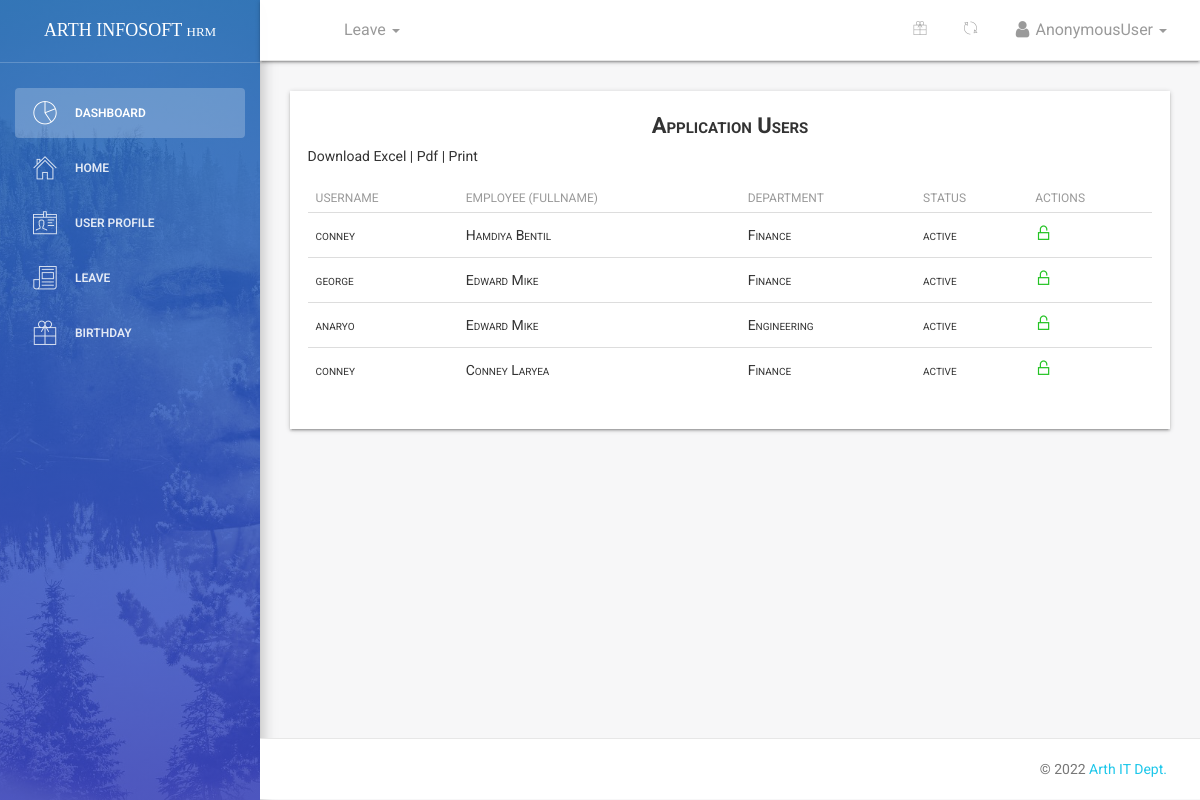
Screenshot of /accounts/users/all with the database file from the repository.
### employee/models.py (models this page shows, shortened)
class Employee(models.Model):
    MALE = 'male'
    FEMALE = 'female'
    OTHER = 'other'
    NOT_KNOWN = 'Not Known'
    GENDER = (
    (MALE,'Male'),
    (FEMALE,'Female'),
    (OTHER,'Other'),
    (NOT_KNOWN,'Not Known'),
    )
    MR = 'Mr'
    MRS = 'Mrs'
    MSS = 'Mss'
    DR = 'Dr'
    SIR = 'Sir'
    MADAM = 'Madam'
    TITLE = (
    (MR,'Mr'),
    (MRS,'Mrs'),
    (MSS,'Mss'),
    (DR,'Dr'),
    (SIR,'Sir'),
    (MADAM,'Madam'),
    )
    FULL_TIME = 'Full-Time'
    PART_TIME = 'Part-Time'
    CONTRACT = 'Contract'
    INTERN = 'Intern'
    EMPLOYEETYPE = (
    (FULL_TIME,'Full-Time'),
    (PART_TIME,'Part-Time'),
    (CONTRACT,'Contract'),
    (INTERN,'Intern'),
    )
    OLEVEL = 'O-LEVEL'
    SENIORHIGH = 'Senior High'
    JUNIORHIGH = 'Junior High'
    TERTIARY = 'Tertiary'
    PRIMARY = 'Primary Level'
    OTHER = 'Other'
    EDUCATIONAL_LEVEL = (
    (SENIORHIGH,'Senior High School'),
    (JUNIORHIGH,'Junior High School'),
    (PRIMARY,'Primary School'),
    (TERTIARY,'Tertiary/University/Polytechnic'),
    (OLEVEL,'OLevel'),
    (OTHER,'Other'),
    )
    user = models.ForeignKey(User,on_delete=models.CASCADE,default=1)
    title = models.CharField(('Title'),max_length=80,default=MR,choices=TITLE,blank=False,null=True)
    image = models.FileField(('Profile Image'),upload_to='profiles',default='default.png',blank=True,null=True,help_text='upload image size less than 2.0MB')#work on path username-date/image
    firstname = models.CharField(('Firstname'),max_length=125,null=False,blank=False)
    lastname = models.CharField(('Lastname'),max_length=125,null=False,blank=False)
    othername = models.CharField(('Othername (optional)'),max_length=125,null=True,blank=True)
    sex = models.CharField(('Gender'),max_length=100,default=MALE,choices=GENDER,blank=False)
    email = models.CharField(('Email (optional)'),max_length=255,default=None,blank=True,null=True)
    bio = models.CharField(('Bio'),help_text='your biography,tell me something about yourself eg. i love working ...',max_length=255,default='',null=True,blank=True)
    birthday = models.DateField(('Birthday'),blank=False,null=False)
    hometown = models.CharField(('Hometown'),max_length=125,null=True,blank=True)
    residence = models.CharField(('Current Residence'),max_length=125,null=False,blank=False)
    address = models.CharField(('Address'),help_text='address of current residence',max_length=125,null=True,blank=True)
    education = models.CharField(('Education'),help_text='highest educational standard ie. your last level of schooling',max_length=20,default=SENIORHIGH,choices=EDUCATIONAL_LEVEL,blank=False,null=True)
    lastwork = models.CharField(('Last Place of Work'),help_text='where was the last place you worked ?',max_length=125,null=True,blank=True)
    position = models.CharField(('Position Held'),help_text='what position where you in your last place of work ?',max_length=255,null=True,blank=True)
    department =  models.ForeignKey(Department,verbose_name =('Department'),on_delete=models.SET_NULL,null=True,default=None)
    role =  models.ForeignKey(Role,verbose_name =('Role'),on_delete=models.SET_NULL,null=True,default=None)
    startdate = models.DateField(('Employement Date'),help_text='date of employement',blank=False,null=True)
    employeetype = models.CharField(('Employee Type'),max_length=15,default=FULL_TIME,choices=EMPLOYEETYPE,blank=False,null=True)
    employeeid = models.CharField(('Employee ID Number'),max_length=10,null=True,blank=True)
    dateissued = models.DateField(('Date Issued'),help_text='date staff id was issued',blank=False,null=True)
    is_blocked = models.BooleanField(('Is Blocked'),help_text='button to toggle employee block and unblock',default=False)
    is_deleted = models.BooleanField(('Is Deleted'),help_text='button to toggle employee deleted and undelete',default=False)
    created = models.DateTimeField(verbose_name=('Created'),auto_now_add=True,null=True)
    updated = models.DateTimeField(verbose_name=('Updated'),auto_now=True,null=True)
    objects = EmployeeManager()
    class Meta:
        verbose_name = ('Employee')
        verbose_name_plural = ('Employees')
        ordering = ['-created']
    @property
    def get_full_name(self):
        fullname = ''
        firstname = self.firstname
        lastname = self.lastname
        othername = self.othername
        if (firstname and lastname) or othername is None:
            fullname = firstname +' '+ lastname
            return fullname
        elif othername:
            fullname = firstname + ' '+ lastname +' '+othername
            return fullname
        return

class Department(models.Model):
    name = models.CharField(max_length=125)
    description = models.CharField(max_length=125,null=True,blank=True)
    created = models.DateTimeField(verbose_name=('Created'),auto_now_add=True)
    updated = models.DateTimeField(verbose_name=('Updated'),auto_now=True)
    class Meta:
        verbose_name = ('Department')
        verbose_name_plural = ('Departments')
        ordering = ['name','created']
    def __str__(self):
        return self.name

### accounts/views.py (the view)
# urls.py: path('users/all',views.users_list,name='users'),
def users_list(request):
	employees = Employee.objects.all()
	return render(request,'accounts/users_table.html',{'employees':employees,'title':'Users List'})

### employee/managers.py (called while the page is built)
    def get_queryset(self):
        return super().get_queryset().filter(is_deleted=False)

### templates/accounts/users_table.html (shortened to what this page needs)
{% extends '_layout.html' %}
 {% block navheader %}
 	{% include 'includes/navheader_employee_app.html' %}
 {% endblock %}
 {% block content %}
        <section class="content">
            <section class="container-fluid">
                	<div class="table-shadow">
                		<div class="text-center table-description">
                			<h4 class="title-h3">Application Users</h4>
                		</div>
                		<div class="container-fluid">
                			<div class="row">
                			 	<div class="download-print-action">
                			  		Download Excel | Pdf | Print
                				</div>
                			</div>
                		</div>
                		<table class="table">
							  <thead>
							    <tr>
							      <th scope="col">Username</th>
							      <th scope="col">Employee (fullname) </th>
							      <th scope="col">Department</th>
							      <th scope="col">Status</th>
							      <th scope="col">Actions</th>
							    </tr>
							  </thead>
							  <tbody>
							  	{% for emp in employees %}
							  	<tr>
								      <td>{{emp.user.username}}</td>
								      <td>{{ emp.get_full_name }}</td>
								      <td>{{ emp.department }}</td>
								      {% if emp.user.is_active %}
								      <td>active</td>
								      {% else %}
								      <td>inactive</td>
								      {% endif %}
								      {%  if emp.user.is_active and emp.user.is_superuser %}
								      <td style="font-style:italic;">(admin)</td>
								      {% elif emp.user.is_active %}
								      <td><a href="{% url 'accounts:userblock' emp.user.id %}" title="block user"><i class="pe-7s-unlock"></i></a></td>
								      {% else %}
								      <td><a href="{% url 'accounts:userunblock' emp.user.id %}" title="unblock user"><i class="pe-7s-lock"></i></a></td>
								      {% endif %}
							  </tr>
							   {% endfor %}
							  </tbody>
						</table>
					</div>
            </section>
        </section>
 {% endblock %}

### templates/_layout.html (shortened to what this page needs)
{% load static %}
{% load humanize %}
<!doctype html>
<html lang="en">
<head>
    <link href="{% static 'css/bootstrap.min.css' %}" rel="stylesheet" />
    <link href="{% static 'css/animate.min.css' %}" rel="stylesheet"/>
    <link href="{% static 'css/light-bootstrap-dashboard.css' %}" rel="stylesheet"/>
    <link href="{% static 'css/demo.css' %}" rel="stylesheet" />
    <link href="http://maxcdn.bootstrapcdn.com/font-awesome/4.2.0/css/font-awesome.min.css" rel="stylesheet">
    <link href="{% static 'css/pe-icon-7-stroke.css' %}" rel="stylesheet" />
    <link rel="stylesheet" href="//code.jquery.com/ui/1.12.1/themes/base/jquery-ui.css">
</head>
<body>
<div class="wrapper">
    <div class="sidebar" data-color="blue" data-image="{% static 'img/sidebar-1.jpg' %}">
    	<div class="sidebar-wrapper">
            <div class="logo">
                <a href="#" class="simple-text">
                    ARTH INFOSOFT <span>HRM</span>
                </a>
            </div>
            <ul class="nav">
                <li class="active">
                    <a href="{% url 'dashboard:dashboard' %}">
                        <i class="pe-7s-graph"></i>
                        <p>Dashboard</p>
                    </a>
                </li>
                <li class="">
                    <a href="/">
                        <i class="pe-7s-home"></i>
                        <p>Home</p>
                    </a>
                </li>
                <li>
                    <a href="{% url 'accounts:userprofile' %}">
                        <i class="pe-7s-id"></i>
                        <p>User Profile</p>
                    </a>
                </li>
                <li>
                    {% if request.user.is_superuser %}<a href="{% url 'dashboard:leaveslist' %}">{% else %}<a href="{% url 'dashboard:staffleavetable' %}"> {% endif %}
                        <i class="pe-7s-news-paper"></i>
                        <p>Leave</p>
                    </a>
                </li>
                <li>
                    <a href="{% url 'dashboard:birthdays' %}">
                        <i class="pe-7s-gift"></i>
                        <p>Birthday {{ employees_birthday.count }}</p>
                    </a>
                </li>
            </ul>
    	</div>
    </div>
    <div class="main-panel">
    {% block navheader %}{% endblock %}
    {% block content %}{% endblock %}
        <footer class="footer">
            <div class="container-fluid">
                <p class="copyright pull-right">
                    &copy; <script>document.write(new Date().getFullYear())</script> <a href="">Arth IT Dept.</a>
                </p>
            </div>
        </footer>
    </div>
</div>
</body>
</html>

### templates/includes/navheader_employee_app.html (shortened to what this page needs)
 {% load static %}
 <nav class="navbar navbar-default navbar-fixed shadow">
            <div class="container-fluid">
                <div class="collapse navbar-collapse">
                    <ul class="nav navbar-nav navbar-left">
                        <li>
                            <a href="" class="dropdown-toggle" data-toggle="dropdown">
                            </a>
                        </li>
                        <li class="dropdown">
                              <a href="" class="dropdown-toggle" data-toggle="dropdown">
                                    <p>
                                        Leave
                                        <b class="caret"></b>
                                    </p>
                              </a>
                        </li>
                    </ul>
                    <ul class="nav navbar-nav navbar-right">
                        <li>
                            <a href="{% url 'dashboard:birthdays' %}" title="upcoming birthday" >
                                <i class="pe-7s-gift"></i>
                            </a>
                        </li>
                        <li class="dropdown">
                              <a href="" class="dropdown-toggle refresh-page" data-toggle="dropdown" title="refresh current page">
                                    <i class="pe-7s-refresh-2"></i>
                              </a>
                        </li>
                        <li class="dropdown">
                              <a href="" class="dropdown-toggle" data-toggle="dropdown">
                                    <p>
                                        <i class="fa fa-user"></i> {{ request.user}}
                                        <b class="caret"></b>
                                    </p>
                              </a>
                        </li>
                    </ul>
                </div>
            </div>
        </nav>

### rows the page displays
Employee: user.username "conney", get_full_name "Hamdiya Bentil", department "Finance", shows "active"
Employee: user.username "george", get_full_name "Edward Mike", department "Finance", shows "active"
Employee: user.username "anaryo", get_full_name "Edward Mike", department "Engineering", shows "active"
Employee: user.username "conney", get_full_name "Conney Laryea", department "Finance", shows "active"

### other values shown
{{ request.user }} "AnonymousUser"
